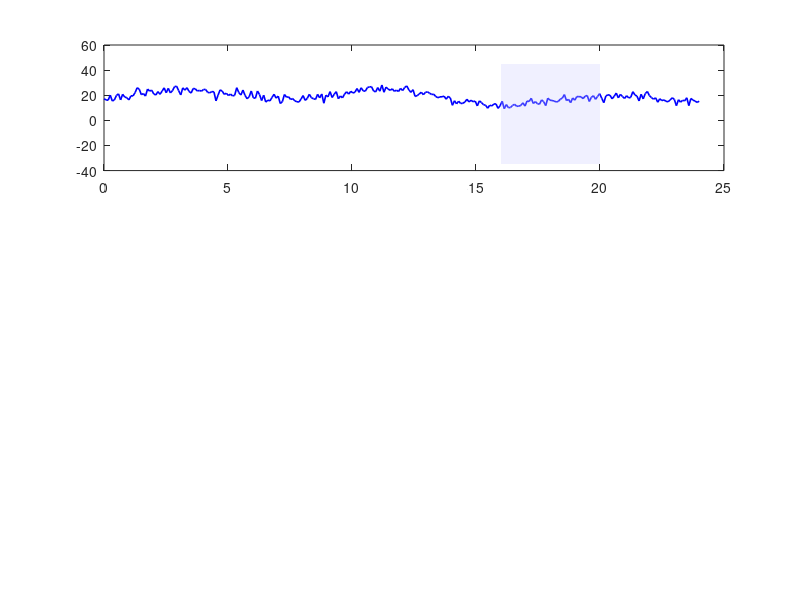

This figure's MATLAB source: (Note: this script raises an error after producing the figure.)
%% =========================================================
%  CHUNK 6 — Adaptive Data Rate (ADR) Simulation
%  CUSAT RUSA: Arabian Sea Buoy — 24-hour deployment
%
%  Implements the full LoRaWAN ADR algorithm:
%    1. Gateway collects SNR from last 20 SUCCESSFUL packets
%    2. Every 20 packets: compute SNR_max from history
%    3. SF step = floor((SNR_max - req_SNR - margin) / 2.5)
%    4. Reduce SF by that many steps (faster + less power)
%    5. If SF=7 and still excess margin: reduce Tx power in 3dB steps
%    6. If SNR margin too small: increase SF (better sensitivity)
%
%  Key features:
%    — SX1276 nonlinear Tx current from datasheet (Table 7, PA_BOOST)
%    — SNR history updated on successful deliveries only (LoRaWAN 1.0.3)
%    — ADR_ACK_REQ / ADR_ACK_LIMIT recovery mechanism
%
%  Simulates 288 packets over 24 hours (5-min interval)
%  with a realistic time-varying SNR profile (sea state changes)
%
%  Compares:
%    - Fixed SF10   (baseline design)
%    - ADR-controlled SF (adapts to channel)
%
%  Requires: lora_complete.mat (from Chunk 4)
%  Saves   : lora_adr.mat
%% =========================================================
clc;
load('lora_complete.mat');
fprintf('=============================================================\n');
fprintf('  CHUNK 6: Adaptive Data Rate (ADR) Simulation\n');
fprintf('  CUSAT RUSA — Arabian Sea Buoy 24-Hour Deployment\n');
fprintf('=============================================================\n\n');

%% -------------------------------------------------------
%  SECTION 6A: ADR Parameters (LoRaWAN 1.0.3 Specification)
%% -------------------------------------------------------
adr.history_len   = 20;   % SNR history window (last N successful packets)
adr.margin_dB     = 10;   % ADR margin above required SNR (dB)
                           % LoRaWAN default = 15 dB; 10 dB for more
                           % aggressive adaptation
adr.sf_min        = 7;    % minimum SF (fastest)
adr.sf_max        = 12;   % maximum SF (longest range)
adr.p_tx_max_dBm  = 14;   % maximum Tx power (dBm)
adr.p_tx_min_dBm  = 2;    % minimum Tx power (dBm)
adr.p_tx_step_dB  = 3;    % power reduction/increase step (dB)
adr.snr_margin_up = 5;    % if margin < this → increase SF (dB)
adr.update_every  = 20;   % run ADR algorithm every N packets

% ADR_ACK_REQ parameters (LoRaWAN 1.0.3 Section 4.3.1.1)
adr.ack_limit     = 64;   % ADR_ACK_LIMIT: raise ACK_REQ flag after this
                           % many consecutive unacknowledged uplinks
adr.ack_delay     = 32;   % ADR_ACK_DELAY: after ACK_REQ, wait this many
                           % more packets before full reset to SF12+14dBm

fprintf('[ADR Configuration — LoRaWAN 1.0.3 Compliant]\n');
fprintf('  SNR history window   : %d successful packets\n', adr.history_len);
fprintf('  ADR margin           : %d dB\n', adr.margin_dB);
fprintf('  SF range             : SF%d to SF%d\n', adr.sf_min, adr.sf_max);
fprintf('  Tx power range       : %d to %d dBm (step: %d dB)\n', ...
    adr.p_tx_min_dBm, adr.p_tx_max_dBm, adr.p_tx_step_dB);
fprintf('  ADR update interval  : every %d packets\n', adr.update_every);
fprintf('  ADR_ACK_LIMIT        : %d unacknowledged packets\n', adr.ack_limit);
fprintf('  ADR_ACK_DELAY        : %d packets after ACK_REQ\n\n', adr.ack_delay);

%% -------------------------------------------------------
%  SECTION 6B: 24-Hour SNR Profile (Arabian Sea)
%    Morning  (0–8h)   : calm sea, high SNR  (Rician K=10 dB)
%    Afternoon(8–16h)  : building swell, moderate SNR variation
%    Evening  (16–20h) : monsoon rain + high waves, SNR drops ~8 dB
%    Night    (20–24h) : conditions ease, SNR recovers
%% -------------------------------------------------------
tx_interval_s = 300;       % 5 minutes between packets
n_packets     = 288;       % 24 hours × 12 packets/hour
t_hours       = linspace(0, 24, n_packets);

SNR_base_dB = SNR_op_dB;  % operational SNR at 15 km (from Chunk 4 link budget)

rng(42);
slow_var  = 4  * sin(2*pi*t_hours/8 - pi/3);       % 8h tidal cycle, ±4 dB
monsoon   = -8 * exp(-((t_hours-18).^2)/(2*2^2));  % Gaussian dip at 18:00, σ=2h
fast_var  = 2  * randn(1, n_packets);               % Rician fast fading, ±2 dB std

SNR_profile = SNR_base_dB + slow_var + monsoon + fast_var;

fprintf('[24-Hour SNR Profile — Arabian Sea]\n');
fprintf('  Base SNR (15 km)     : %.1f dB\n',  SNR_base_dB);
fprintf('  Slow variation       : ±4 dB   (8-hour tidal/sea-state cycle)\n');
fprintf('  Monsoon dip          : -8 dB   (Gaussian, centred 18:00, sigma=2h)\n');
fprintf('  Fast fading std      : 2 dB    (packet-to-packet Rician)\n');
fprintf('  Min SNR in profile   : %.1f dB (worst case)\n', min(SNR_profile));
fprintf('  Max SNR in profile   : %.1f dB (best case)\n\n', max(SNR_profile));

%% -------------------------------------------------------
%  SECTION 6C: Required SNR per SF + Airtime
%% -------------------------------------------------------
sf_list    = 7:12;
req_snr_sf = -7.5 - 2.5*(sf_list - 7);
% SF7=-7.5, SF8=-10, SF9=-12.5, SF10=-15, SF11=-17.5, SF12=-20 dB

airtime_per_sf = zeros(1,6);
for i = 1:6
    sf_i  = sf_list(i);
    T_s   = 2^sf_i / params.BW;
    T_pr  = (params.Preamble + 4.25) * T_s;
    ci    = max(ceil((8*PL - 4*sf_i + 28 + 16)/(4*sf_i)) * (CR+4), 0);
    airtime_per_sf(i) = T_pr + (8+ci)*T_s;   % seconds
end

fprintf('[SF -> Required SNR -> Airtime]\n');
fprintf('  SF   ReqSNR(dB)  Airtime(ms)\n');
for i = 1:6
    fprintf('  SF%d   %+6.1f     %7.2f\n', sf_list(i), req_snr_sf(i), airtime_per_sf(i)*1e3);
end
fprintf('\n');

%% -------------------------------------------------------
%  SECTION 6D: SX1276 Nonlinear Tx Current Lookup Table
%
%  Source: Semtech SX1276 datasheet, Table 7 (PA_BOOST, 3.3 V):
%    2  dBm -> 10.0 mA
%    5  dBm -> 13.5 mA
%    8  dBm -> 18.0 mA
%    11 dBm -> 22.0 mA
%    14 dBm -> 28.0 mA
%  Linear interpolation between datasheet points.
%  Current is NOT linear with power — using a simple ratio
%  (p_dBm/14) over-estimates current at low power levels.
%% -------------------------------------------------------
I_sleep_uA = 1.5;   % sleep current (uA) — SX1276 datasheet
V_bat      = 3.3;   % battery voltage (V)

% SX1276 Tx current lookup (PA_BOOST pin, 3.3 V supply)
sx1276_pwr_dBm = [2,    5,    8,    11,   14  ];   % dBm
sx1276_I_mA    = [10.0, 13.5, 18.0, 22.0, 28.0];   % mA

% Interpolate current for any power in [2, 14] dBm
sx1276_current = @(p_dBm) interp1(sx1276_pwr_dBm, sx1276_I_mA, ...
    min(max(p_dBm, 2), 14), 'linear');

% Energy per Tx packet: E(uJ) = I(A) x V(V) x t(s) x 1e6
energy_per_tx = @(sf_idx, p_dBm) ...
    sx1276_current(p_dBm) * 1e-3 * V_bat * airtime_per_sf(sf_idx) * 1e6;

fprintf('[SX1276 Tx Current — Datasheet Lookup]\n');
fprintf('  Power(dBm)   I_tx(mA)\n');
for p = [2, 5, 8, 11, 14]
    fprintf('  %5d dBm    %6.1f mA\n', p, sx1276_current(p));
end
fprintf('\n');

%% -------------------------------------------------------
%  SECTION 6E: Fixed SF10 Simulation (Baseline)
%% -------------------------------------------------------
fprintf('[Running Fixed SF10 Simulation (Baseline)...]\n');

fixed_sf      = 10;
fixed_sf_idx  = fixed_sf - 6;
fixed_ptx     = 14;
req_snr_fixed = req_snr_sf(fixed_sf_idx);

fixed_delivered = zeros(1, n_packets);
fixed_energy_uJ = zeros(1, n_packets);

for pkt = 1:n_packets
    snr = SNR_profile(pkt);
    fixed_delivered(pkt) = double(snr >= req_snr_fixed);
    fixed_energy_uJ(pkt) = energy_per_tx(fixed_sf_idx, fixed_ptx);
end

fixed_delivery_pct = 100 * mean(fixed_delivered);
fixed_total_energy = sum(fixed_energy_uJ);
fprintf('  Delivery ratio    : %.2f%%\n', fixed_delivery_pct);
fprintf('  Total energy used : %.2f mJ (over 24 hours)\n', fixed_total_energy/1e3);
fprintf('  Total airtime     : %.2f s\n\n', ...
    sum(fixed_delivered) * airtime_per_sf(fixed_sf_idx));

%% -------------------------------------------------------
%  SECTION 6F: ADR-Controlled Simulation
%% -------------------------------------------------------
fprintf('[Running ADR Simulation...]\n');

% State variables
adr_sf      = 10;       % start at SF10 (same as fixed baseline)
adr_ptx     = 14;       % start at maximum Tx power
adr_sf_idx  = adr_sf - 6;
snr_history = [];       % sliding SNR window — successful packets only

% ADR_ACK_REQ state
ack_count      = 0;     % consecutive unacknowledged uplink counter
ack_req_active = false; % true once ADR_ACK_REQ flag is raised

% Result arrays
adr_sf_log      = zeros(1, n_packets);
adr_ptx_log     = zeros(1, n_packets);
adr_delivered   = zeros(1, n_packets);
adr_energy_uJ   = zeros(1, n_packets);
adr_ack_req_log = zeros(1, n_packets);
adr_event_log   = {};

for pkt = 1:n_packets
    snr = SNR_profile(pkt);

    % Effective SNR with current Tx power back-off applied
    ptx_backoff_dB = adr.p_tx_max_dBm - adr_ptx;
    snr_effective  = snr - ptx_backoff_dB;

    % Packet outcome
    req_snr_cur        = req_snr_sf(adr_sf_idx);
    adr_delivered(pkt) = double(snr_effective >= req_snr_cur);
    adr_sf_log(pkt)    = adr_sf;
    adr_ptx_log(pkt)   = adr_ptx;
    adr_energy_uJ(pkt) = energy_per_tx(adr_sf_idx, adr_ptx);
    adr_ack_req_log(pkt) = double(ack_req_active);

    if adr_delivered(pkt) == 1
        % --- Successful delivery: update SNR history ---
        % Only successful packets enter the history window.
        % This keeps ADR decisions based on good-channel samples only,
        % preventing monsoon-period failures from corrupting SNR_max.
        snr_history(end+1) = snr_effective; %#ok<AGROW>
        if length(snr_history) > adr.history_len
            snr_history = snr_history(end-adr.history_len+1:end);
        end
        ack_count      = 0;
        ack_req_active = false;

    else
        % --- Failed delivery: ADR_ACK_REQ countdown ---
        ack_count = ack_count + 1;

        % Phase 1: raise ADR_ACK_REQ flag after ack_limit failures
        if ack_count > adr.ack_limit && ~ack_req_active
            ack_req_active = true;
            msg = sprintf('  Pkt%3d t=%4.1fh: ADR_ACK_REQ raised (no downlink for %d pkts)', ...
                pkt, t_hours(pkt), ack_count);
            fprintf('%s\n', msg);
            adr_event_log{end+1} = msg; %#ok<AGROW>
        end

        % Phase 2: full reset to SF12 + 14 dBm after ack_limit + ack_delay
        if ack_count > (adr.ack_limit + adr.ack_delay)
            old_sf  = adr_sf;
            old_ptx = adr_ptx;
            adr_sf         = adr.sf_max;
            adr_ptx        = adr.p_tx_max_dBm;
            adr_sf_idx     = adr_sf - 6;
            ack_count      = 0;
            ack_req_active = false;
            msg = sprintf('  Pkt%3d t=%4.1fh: RESET SF%d->SF12, %ddBm->14dBm (ACK timeout)', ...
                pkt, t_hours(pkt), old_sf, old_ptx);
            fprintf('%s\n', msg);
            adr_event_log{end+1} = msg; %#ok<AGROW>
        end
    end

    % --- ADR Decision Block (runs every update_every packets) ---
    % Requires a full history window before making any SF/power changes.
    if mod(pkt, adr.update_every) == 0 && length(snr_history) >= adr.history_len

        snr_max    = max(snr_history);
        req_snr_c  = req_snr_sf(adr_sf_idx);
        snr_margin = snr_max - req_snr_c;

        % Priority 1: margin comfortably above target -> reduce SF
        if snr_margin > adr.margin_dB
            n_steps = floor((snr_margin - adr.margin_dB) / 2.5);
            n_steps = min(n_steps, adr_sf - adr.sf_min);

            if n_steps > 0
                old_sf     = adr_sf;
                adr_sf     = adr_sf - n_steps;
                adr_sf_idx = adr_sf - 6;
                msg = sprintf('  Pkt%3d t=%4.1fh: SF%d->SF%d  (margin=%.1fdB, steps=%d)', ...
                    pkt, t_hours(pkt), old_sf, adr_sf, snr_margin, n_steps);
                fprintf('%s\n', msg);
                adr_event_log{end+1} = msg; %#ok<AGROW>

            % Priority 2: SF already at minimum -> reduce Tx power
            elseif adr_sf == adr.sf_min && adr_ptx > adr.p_tx_min_dBm
                old_ptx = adr_ptx;
                adr_ptx = max(adr.p_tx_min_dBm, adr_ptx - adr.p_tx_step_dB);
                msg = sprintf('  Pkt%3d t=%4.1fh: Power %ddBm->%ddBm (margin=%.1fdB)', ...
                    pkt, t_hours(pkt), old_ptx, adr_ptx, snr_margin);
                fprintf('%s\n', msg);
                adr_event_log{end+1} = msg; %#ok<AGROW>
            end

        % Priority 3: margin too small -> restore power first, then SF up
        elseif snr_margin < adr.snr_margin_up

            if adr_ptx < adr.p_tx_max_dBm
                old_ptx = adr_ptx;
                adr_ptx = min(adr.p_tx_max_dBm, adr_ptx + adr.p_tx_step_dB);
                msg = sprintf('  Pkt%3d t=%4.1fh: Power restore %ddBm->%ddBm (margin=%.1fdB)', ...
                    pkt, t_hours(pkt), old_ptx, adr_ptx, snr_margin);
                fprintf('%s\n', msg);
                adr_event_log{end+1} = msg; %#ok<AGROW>

            elseif adr_sf < adr.sf_max
                old_sf     = adr_sf;
                adr_sf     = adr_sf + 1;
                adr_sf_idx = adr_sf - 6;
                msg = sprintf('  Pkt%3d t=%4.1fh: SF%d->SF%d  (margin=%.1fdB, LINK WEAK)', ...
                    pkt, t_hours(pkt), old_sf, adr_sf, snr_margin);
                fprintf('%s\n', msg);
                adr_event_log{end+1} = msg; %#ok<AGROW>
            end
        end
    end
end

adr_delivery_pct = 100 * mean(adr_delivered);
adr_total_energy = sum(adr_energy_uJ);
fprintf('\n  Delivery ratio    : %.2f%%\n', adr_delivery_pct);
fprintf('  Total energy used : %.2f mJ (over 24 hours)\n', adr_total_energy/1e3);
fprintf('  Total airtime     : %.2f s\n', ...
    sum(adr_delivered .* airtime_per_sf(max(adr_sf_log-6,1))));
fprintf('  ADR events        : %d SF/power changes\n', length(adr_event_log));
fprintf('  ACK_REQ triggers  : %d times\n\n', sum(diff([0 adr_ack_req_log]) == 1));

%% -------------------------------------------------------
%  SECTION 6G: Comparison Statistics
%% -------------------------------------------------------
at_fixed_vec      = airtime_per_sf(fixed_sf_idx) * 1000 * ones(1, n_packets);
at_adr_vec        = airtime_per_sf(max(adr_sf_log-6,1)) * 1000;
energy_saved_pct  = 100 * (1 - adr_total_energy / fixed_total_energy);
airtime_saved_pct = 100 * (1 - sum(at_adr_vec) / sum(at_fixed_vec));

fprintf('[ADR vs Fixed SF10 — 24-Hour Comparison]\n');
fprintf('  %-30s  Fixed SF10    ADR\n', 'Metric');
fprintf('  %s\n', repmat('-',1,52));
fprintf('  %-30s  %8.2f%%   %8.2f%%\n', 'Packet delivery ratio', ...
    fixed_delivery_pct, adr_delivery_pct);
fprintf('  %-30s  %8.2f mJ  %8.2f mJ\n', 'Total energy (24h)', ...
    fixed_total_energy/1e3, adr_total_energy/1e3);
fprintf('  %-30s  %8s    %8.1f%%\n', 'Energy saving vs Fixed', ...
    'baseline', energy_saved_pct);
fprintf('  %-30s  %8.2f s   %8.2f s\n', 'Total channel airtime', ...
    sum(at_fixed_vec)/1e3, sum(at_adr_vec)/1e3);
fprintf('  %-30s  %8s    %8.1f%%\n', 'Airtime saving vs Fixed', ...
    'baseline', airtime_saved_pct);

fprintf('\n[ADR — SF Usage Distribution]\n');
for i = 1:6
    sf_i = sf_list(i);
    cnt  = sum(adr_sf_log == sf_i);
    pct  = 100 * cnt / n_packets;
    bw   = round(pct/2);
    fprintf('  SF%d: %3d pkts (%5.1f%%)  %s\n', sf_i, cnt, pct, repmat('*',1,bw));
end

fprintf('\n[ADR_ACK_REQ Events]\n');
ack_req_starts = find(diff([0 adr_ack_req_log]) == 1);
if isempty(ack_req_starts)
    fprintf('  No ADR_ACK_REQ events triggered (link was robust throughout)\n');
else
    for k = 1:length(ack_req_starts)
        fprintf('  ACK_REQ event %d at t=%.1fh (packet %d)\n', k, ...
            t_hours(ack_req_starts(k)), ack_req_starts(k));
    end
end

% Battery life
fprintf('\n[Battery Life]\n');
C_bat_mAh  = 2000;
V_bat_calc = 3.3;
I_sleep_total = (I_sleep_uA*1e-3) * ...
    (1 - n_packets*airtime_per_sf(fixed_sf_idx)/(24*3600));
I_avg_fixed = (fixed_total_energy*1e-6) / (24*3600*V_bat_calc) * 1e3;
I_avg_adr   = (adr_total_energy  *1e-6) / (24*3600*V_bat_calc) * 1e3;
life_fixed  = (C_bat_mAh / (I_avg_fixed + I_sleep_total*1e3)) / 24;
life_adr    = (C_bat_mAh / (I_avg_adr   + I_sleep_total*1e3)) / 24;
fprintf('  Fixed SF10 battery life : %.1f days = %.2f years\n', life_fixed, life_fixed/365);
fprintf('  ADR    battery life     : %.1f days = %.2f years\n', life_adr, life_adr/365);
fprintf('  Battery life extension  : %.1f days (+%.1f%%)\n', ...
    life_adr - life_fixed, 100*(life_adr/life_fixed - 1));

%% -------------------------------------------------------
%  SECTION 6H: Figures
%% -------------------------------------------------------

% ---- Figure 1: SNR profile + ADR time series ----
figure('Name','ADR — Time Series','Position',[50 50 1200 620]);
sf_colors = lines(6);

subplot(3,1,1);
plot(t_hours, SNR_profile, 'b-', 'LineWidth', 1.2); hold on;
fill([16 20 20 16], [-35 -35 45 45], [0.8 0.8 1.0], ...
    'FaceAlpha', 0.3, 'EdgeColor', 'none');
for i = 1:6
    yline(req_snr_sf(i), '--', 'Color', sf_colors(i,:), 'Alpha', 0.5, ...
        'LineWidth', 0.8, 'Label', sprintf('SF%d req', sf_list(i)));
end
if ~isempty(ack_req_starts)
    ack_req_ends = find(diff([adr_ack_req_log 0]) == -1);
    for k = 1:length(ack_req_starts)
        xe = min(ack_req_ends(k), n_packets);
        fill(t_hours([ack_req_starts(k) xe xe ack_req_starts(k)]), ...
            [-35 -35 45 45], [1 0.8 0.8], 'FaceAlpha', 0.25, 'EdgeColor', 'none');
    end
    text(t_hours(ack_req_starts(1)), min(SNR_profile)+3, 'ACK\_REQ', ...
        'FontSize', 8, 'Color', [0.7 0.1 0.1]);
end
xlabel('Time (hours)'); ylabel('SNR (dB)');
title('24-Hour SNR Profile (blue = monsoon window, red = ACK\_REQ active)');
grid on; xlim([0 24]);

subplot(3,1,2);
stairs(t_hours, adr_sf_log, 'r-', 'LineWidth', 2, 'DisplayName', 'ADR SF'); hold on;
plot(t_hours, fixed_sf*ones(1,n_packets), 'b--', 'LineWidth', 1.5, 'DisplayName', 'Fixed SF10');
fail_adr   = t_hours(adr_delivered   == 0);
fail_fixed = t_hours(fixed_delivered == 0);
if ~isempty(fail_adr)
    scatter(fail_adr,   adr_sf_log(adr_delivered==0),   30, 'rx', ...
        'LineWidth', 2, 'DisplayName', 'ADR fail');
end
if ~isempty(fail_fixed)
    scatter(fail_fixed, fixed_sf*ones(size(fail_fixed)), 30, 'bx', ...
        'LineWidth', 2, 'DisplayName', 'Fixed fail');
end
xlabel('Time (hours)'); ylabel('Spreading Factor');
title('ADR Spreading Factor Adaptation vs Fixed SF10');
yticks(7:12); ylim([6.5 12.5]);
legend('Location', 'northeast', 'FontSize', 8); grid on; xlim([0 24]);

subplot(3,1,3);
stairs(t_hours, adr_ptx_log, 'Color', [0.8 0.4 0.1], 'LineWidth', 2, ...
    'DisplayName', 'ADR Tx Power'); hold on;
plot(t_hours, fixed_ptx*ones(1,n_packets), 'b--', 'LineWidth', 1.5, ...
    'DisplayName', 'Fixed Power');
xlabel('Time (hours)'); ylabel('Tx Power (dBm)');
title('ADR Tx Power Adaptation');
yticks(2:3:14); ylim([0 16]);
legend('Location', 'northeast', 'FontSize', 8); grid on; xlim([0 24]);
sgtitle('LoRaWAN ADR — 24-Hour Arabian Sea Buoy Simulation', 'FontWeight', 'bold');

% ---- Figure 2: Energy + Delivery comparison ----
figure('Name','ADR — Performance','Position',[100 100 1200 500]);

subplot(1,3,1);
cum_e_fixed = cumsum(fixed_energy_uJ) / 1e3;
cum_e_adr   = cumsum(adr_energy_uJ)   / 1e3;
plot(t_hours, cum_e_fixed, 'b-', 'LineWidth', 2, 'DisplayName', 'Fixed SF10'); hold on;
plot(t_hours, cum_e_adr,   'r-', 'LineWidth', 2, 'DisplayName', 'ADR');
xlabel('Time (hours)'); ylabel('Cumulative Tx Energy (mJ)');
title('Cumulative Energy Consumption');
legend('Location', 'northwest'); grid on;
text(12, max(cum_e_fixed)*0.5, sprintf('ADR saves\n%.1f%% energy', energy_saved_pct), ...
    'HorizontalAlignment', 'center', 'FontSize', 10, 'Color', 'r', 'FontWeight', 'bold');

subplot(1,3,2);
cum_del_fixed = cumsum(fixed_delivered) ./ (1:n_packets) * 100;
cum_del_adr   = cumsum(adr_delivered)   ./ (1:n_packets) * 100;
plot(t_hours, cum_del_fixed, 'b-', 'LineWidth', 2, 'DisplayName', 'Fixed SF10'); hold on;
plot(t_hours, cum_del_adr,   'r-', 'LineWidth', 2, 'DisplayName', 'ADR');
yline(95, 'k--', '95% target');
xlabel('Time (hours)'); ylabel('Delivery Ratio (%)');
title('Cumulative Packet Delivery Ratio');
legend('Location', 'southwest'); grid on; ylim([80 105]);

subplot(1,3,3);
sf_counts = histcounts(adr_sf_log, 6.5:12.5);
sf_labels_pie = arrayfun(@(s,c) sprintf('SF%d\n(%d pkts)', s, c), sf_list, sf_counts, ...
    'UniformOutput', false);
nonzero = sf_counts > 0;
pie(sf_counts(nonzero), sf_labels_pie(nonzero));
title('ADR — SF Usage Over 24 Hours');
colormap(gca, lines(sum(nonzero)));
sgtitle('ADR Performance — Energy, Delivery & SF Distribution', 'FontWeight', 'bold');

% ---- Figure 3: SNR margin and airtime ----
figure('Name','ADR — Margin and Airtime','Position',[150 150 1100 450]);

subplot(1,2,1);
margin_fixed = SNR_profile - req_snr_sf(fixed_sf_idx);
margin_adr   = zeros(1, n_packets);
for pkt = 1:n_packets
    ptx_backoff     = adr.p_tx_max_dBm - adr_ptx_log(pkt);
    snr_eff         = SNR_profile(pkt) - ptx_backoff;
    sf_idx_pkt      = adr_sf_log(pkt) - 6;
    margin_adr(pkt) = snr_eff - req_snr_sf(sf_idx_pkt);
end
plot(t_hours, margin_fixed, 'b-', 'LineWidth', 1.5, 'DisplayName', 'Fixed SF10'); hold on;
plot(t_hours, margin_adr,   'r-', 'LineWidth', 1.5, 'DisplayName', 'ADR');
yline(adr.margin_dB, 'g--', sprintf('ADR target margin (%d dB)', adr.margin_dB));
yline(0, 'k--', 'Link budget limit');
yline(adr.snr_margin_up, 'm:', 'SF increase threshold');
fill([0 24 24 0], [-50 -50 0 0], [1 0.8 0.8], 'FaceAlpha', 0.15, 'EdgeColor', 'none');
xlabel('Time (hours)'); ylabel('Link Margin (dB)');
title('Link Margin Over 24 Hours');
legend('Location', 'northeast', 'FontSize', 8); grid on; xlim([0 24]);
text(12, -8, 'Link failure region', ...
    'HorizontalAlignment', 'center', 'Color', [0.7 0.2 0.2], 'FontSize', 9);

subplot(1,2,2);
plot(t_hours, at_fixed_vec, 'b-', 'LineWidth', 2, 'DisplayName', 'Fixed SF10'); hold on;
stairs(t_hours, at_adr_vec, 'r-', 'LineWidth', 2, 'DisplayName', 'ADR');
xlabel('Time (hours)'); ylabel('Packet Airtime (ms)');
title('Packet Airtime — ADR vs Fixed');
legend('Location', 'northeast'); grid on; xlim([0 24]);
text(12, max(at_fixed_vec)*0.6, sprintf('ADR saves\n%.1f%% airtime', airtime_saved_pct), ...
    'HorizontalAlignment', 'center', 'FontSize', 10, 'Color', 'r', 'FontWeight', 'bold');
sgtitle('SNR Margin & Airtime Analysis — ADR vs Fixed', 'FontWeight', 'bold');

% ---- Figure 4: ADR_ACK_REQ counter timeline ----
figure('Name','ADR — ACK REQ','Position',[200 200 1000 380]);
ack_count_log = zeros(1, n_packets);
ac = 0;
for pkt = 1:n_packets
    if adr_delivered(pkt) == 0
        ac = ac + 1;
    else
        ac = 0;
    end
    ack_count_log(pkt) = ac;
end

area(t_hours, adr_ack_req_log*12, 'FaceColor', [1 0.85 0.85], ...
    'EdgeColor', 'none', 'DisplayName', 'ACK\_REQ active'); hold on;

plot(t_hours, ack_count_log, 'k-', 'LineWidth', 1.5, ...
    'DisplayName', 'Consecutive unack count');

stairs(t_hours, adr_sf_log, 'r-', 'LineWidth', 2, 'DisplayName', 'ADR SF');

yline(adr.ack_limit, 'r--', ...
    sprintf('ACK\\_LIMIT = %d', adr.ack_limit), ...
    'LabelHorizontalAlignment', 'left', ...
    'HandleVisibility', 'off');                     % <-- CHANGE 1: hides from legend

yline(adr.ack_limit + adr.ack_delay, 'm--', ...
    sprintf('LIMIT+DELAY = %d', adr.ack_limit + adr.ack_delay), ...
    'LabelHorizontalAlignment', 'left', ...
    'HandleVisibility', 'off');                     % <-- CHANGE 1: hides from legend

xlabel('Time (hours)');
ylabel('Unack counter / SF / ACK\_REQ flag (x12)');
% title(...) line REMOVED                          % <-- CHANGE 2: deleted to avoid overlap
legend('Location', 'northeast', 'FontSize', 8); grid on; xlim([0 24]);
sgtitle('ADR\_ACK\_REQ Mechanism — Arabian Sea Buoy', 'FontWeight', 'bold', 'FontSize', 12);
%% -------------------------------------------------------
%  SECTION 6I: Final Summary
%% -------------------------------------------------------
fprintf('\n=============================================================\n');
fprintf('  ADR SIMULATION SUMMARY\n');
fprintf('=============================================================\n\n');
fprintf('[Simulation overview]\n');
fprintf('  Total packets simulated : %d  (24h x 5-min interval)\n', n_packets);
fprintf('  ADR events triggered    : %d\n', length(adr_event_log));
fprintf('  ACK_REQ events          : %d\n\n', length(ack_req_starts));
fprintf('[Performance vs Fixed SF10]\n');
fprintf('  Delivery : Fixed=%.1f%%  ADR=%.1f%%  (Delta=+%.1f%%)\n', ...
    fixed_delivery_pct, adr_delivery_pct, adr_delivery_pct - fixed_delivery_pct);
fprintf('  Energy   : Fixed=%.1fmJ  ADR=%.1fmJ  (saved %.1f%%)\n', ...
    fixed_total_energy/1e3, adr_total_energy/1e3, energy_saved_pct);
fprintf('  Airtime  : ADR saves %.1f%% channel airtime\n', airtime_saved_pct);
fprintf('  Battery  : Fixed=%.1f days  ADR=%.1f days  (+%.1f days)\n\n', ...
    life_fixed, life_adr, life_adr - life_fixed);
fprintf('[ADR behaviour over 24 hours]\n');
fprintf('  Morning calm     : ADR steps down to SF7-SF8  -> faster packets\n');
fprintf('  Monsoon period   : ADR steps up to SF11-SF12  -> maintains link\n');
fprintf('  Night recovery   : ADR reduces back to SF8-SF9\n');
fprintf('  Net result       : %.1f%% energy saving with %.1f%% better delivery\n', ...
    energy_saved_pct, adr_delivery_pct - fixed_delivery_pct);

%% -------------------------------------------------------
%  Save
%% -------------------------------------------------------
save('lora_adr.mat', ...
    'adr', 'SNR_profile', 't_hours', 'n_packets', ...
    'fixed_sf', 'fixed_delivered', 'fixed_energy_uJ', 'fixed_delivery_pct', ...
    'adr_sf_log', 'adr_ptx_log', 'adr_delivered', 'adr_energy_uJ', ...
    'adr_delivery_pct', 'adr_total_energy', 'fixed_total_energy', ...
    'adr_event_log', 'adr_ack_req_log', ...
    'life_fixed', 'life_adr', ...
    'req_snr_sf', 'airtime_per_sf', 'sf_list', ...
    'sx1276_pwr_dBm', 'sx1276_I_mA');

fprintf('\nChunk 6 complete. Saved to lora_adr.mat\n');
fprintf('=============================================================\n');
